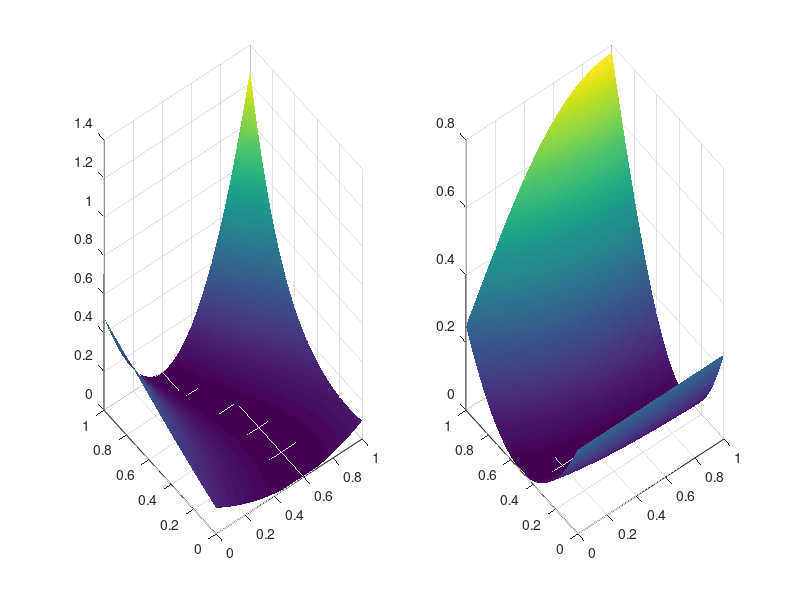

Write MATLAB code to recreate this figure. (Note: this script raises an error after producing the figure.)
hf1 = @(x1,x2) exp(-exp(-(x1+x2))) - x2.*(1+x1.^2);
hf2 = @(x1,x2) x1.*cos(x2) + x2.*sin(x1) - 0.5;
hf3 = @(x) [hf1(x(1),x(2)), hf2(x(1),x(2))];

%%
hFig = figure();

N1 = 100;
N2 = 100;
x = linspace(0,1,N1);
y = linspace(0,1,N2);
fval1 = hf1(x.',y).^2;
fval2 = hf2(x.',y).^2;

hAxes(1) = subplot(1,2,1);
surf(x,y,fval1);
shading interp;

hAxes(2) = subplot(1,2,2);
surf(x,y,fval2);
shading interp;

%%
options = optimoptions('fsolve','Display','none','PlotFcn',@optimplotfirstorderopt);
[x0,fval0] = fsolve(hf3, [0,0], options);
